Frame 1 (no input): blank canvas, image omitted
Frame 60 (no input): blank canvas, image omitted
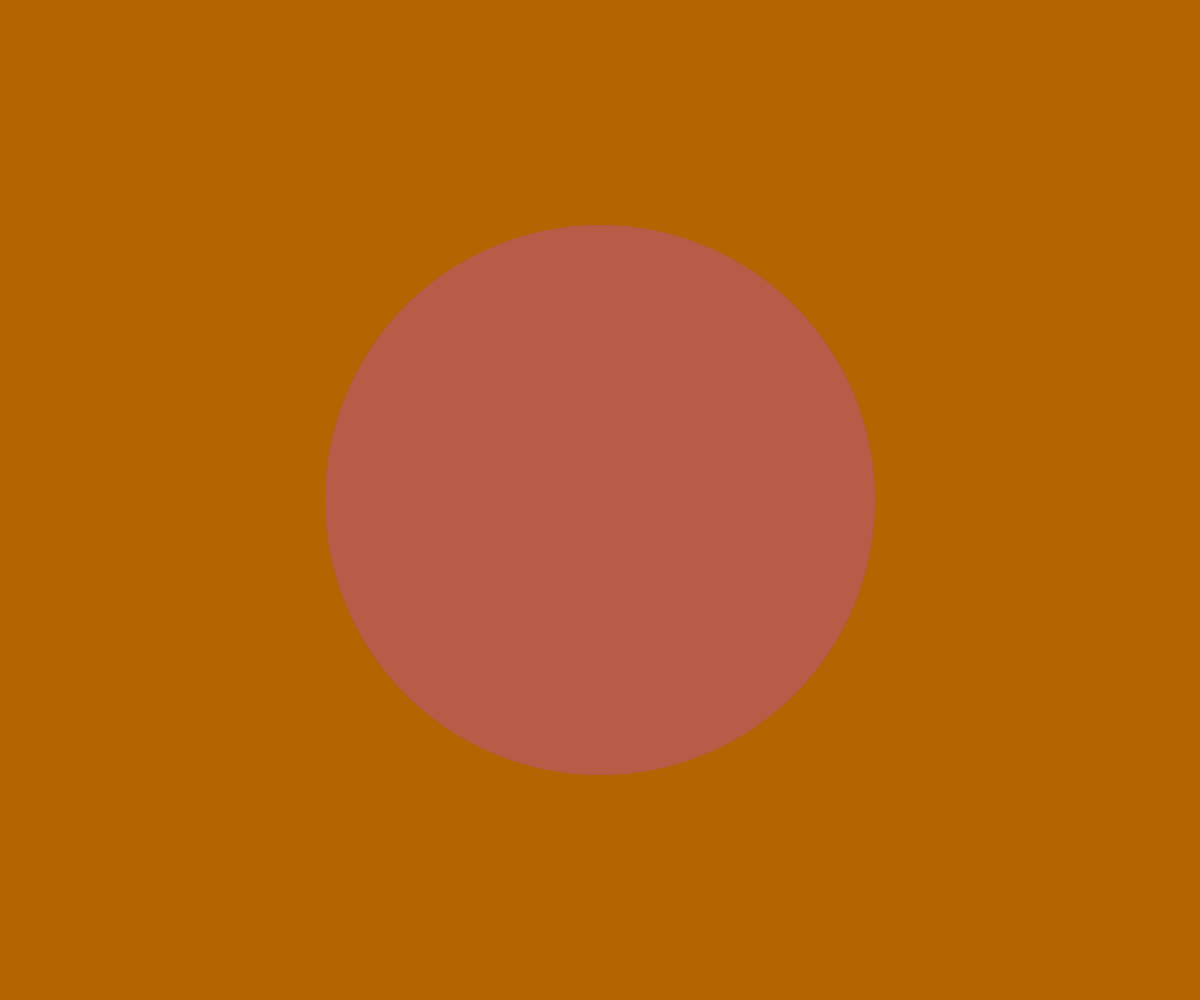
Frame 120 (the mouse pressed at the canvas centre since frame 60)

The p5.js sketch whose frames 1 and 60 were blank and that drew this single picture after the mouse press (run headless with seeded random() and noise() and a simulated clock; from frame 60 on, the mouse is pressed at the canvas centre):

// p5.js sketch
// ── sketch.js
function setup() {
  createCanvas(windowWidth, windowHeight); 
  background(180,100,0);  
  
} 

function draw() {
  
  // magnitude du vecteur directeur de la souris avec pythagore
  //var speed=pow(pow(pmouseX-mouseX,2)+pow(pmouseY-mouseY,2),0.5)/2 
  // ou une expression beaucoup plus simple ... après tout on souhaite juste que la taille des cercles
  // soit  dépendente de la vitesse à laquelle on bouge la souris 
  var speed=(abs(pmouseX-mouseX)+abs(pmouseY-mouseY))/2

    // cercle à la position de la souris
  fill(255,0,0,50)
  noStroke()
  ellipse(mouseX, mouseY, speed, speed);
  
  // symetrie axiale verticale
  fill(255,0,255,50)
  ellipse(mouseX, windowHeight-mouseY, speed, speed);
  
  // symetrie axiale horizontale
  fill(0,0,255,50)
  ellipse(windowWidth-mouseX, mouseY, speed, speed);
  
  // symetrie centrale
  fill(255,255,0,50)
  ellipse(windowWidth-mouseX, windowHeight-mouseY, speed, speed);
}
